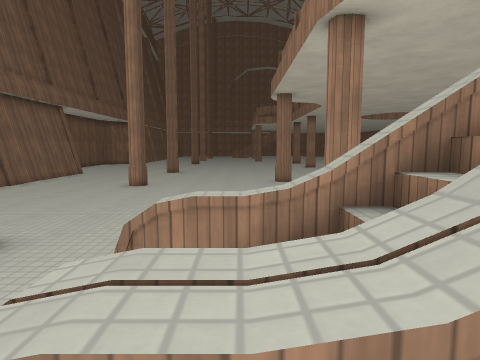
[1] (above)

24 first-person views from a walk through a 3-D level made in the Godot game engine. The camera is 1.4 m above the floor, tilts 6° down and sees 75° across. The floor is counted in squares, 1 m on a side. Each view is taken from the middle of a square. On the plan, view 1 faces up. The plan holds only what a view shows up to about 14 squares ahead; the rest is blank. The place goes on beyond the plan. Surface patterns are stand-ins for the level's own textures.

[2]
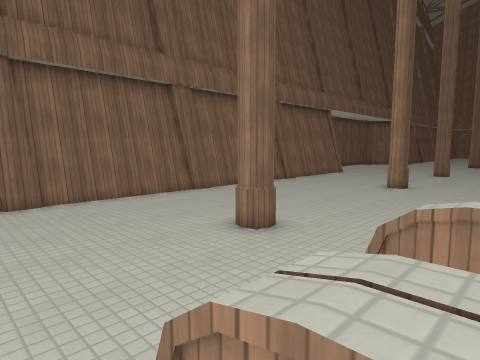

[3]
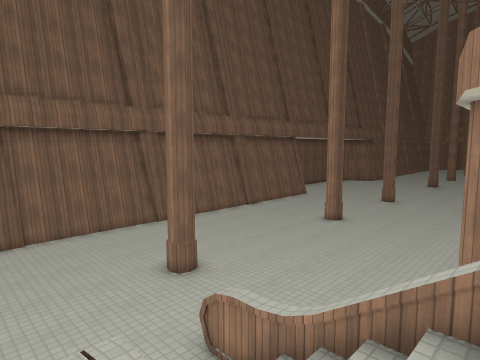

[4]
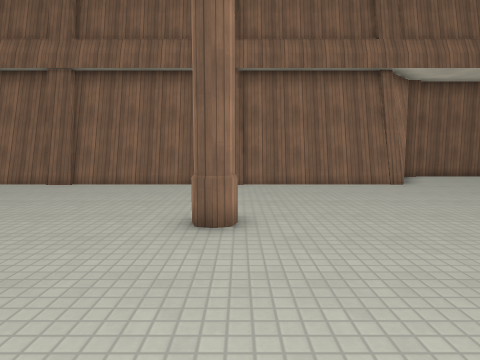

[5]
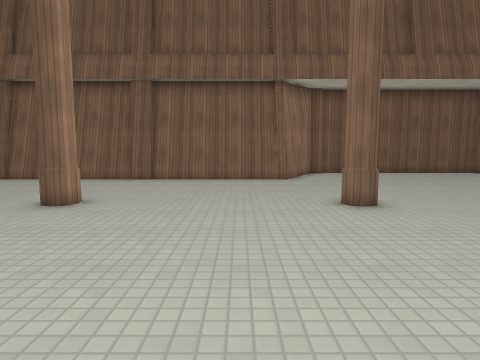

[6]
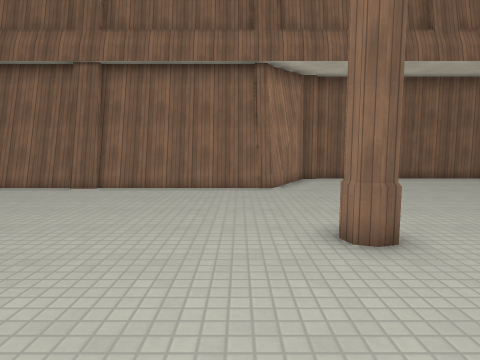

[7]
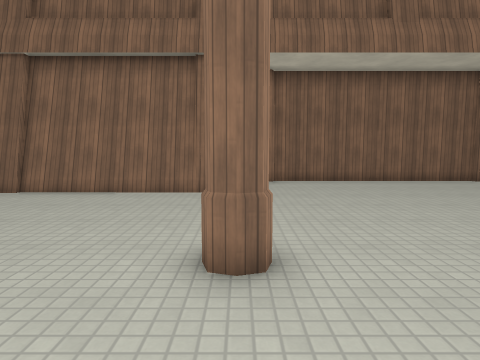

[8]
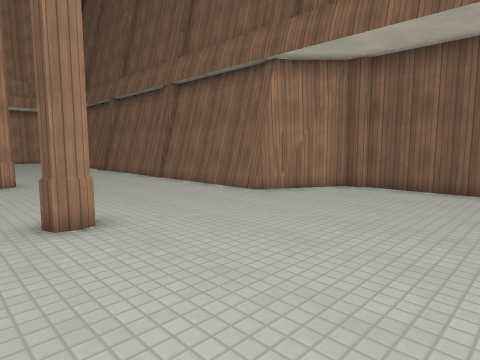

[9]
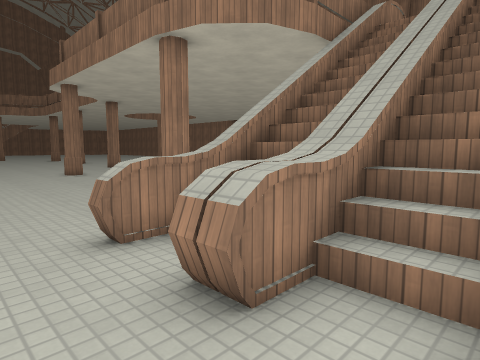

[10]
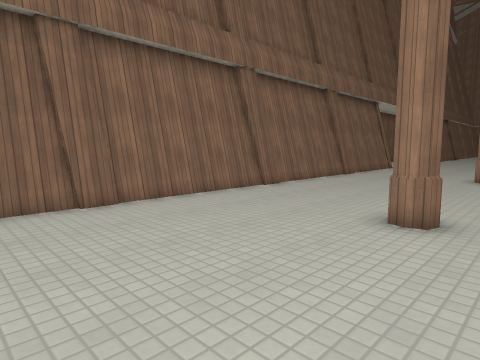

[11]
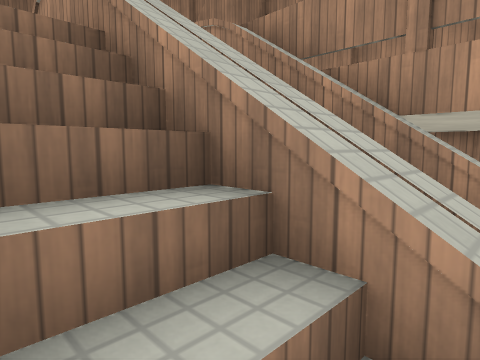

[12]
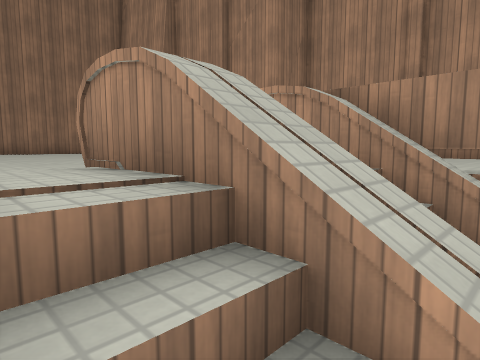

[13]
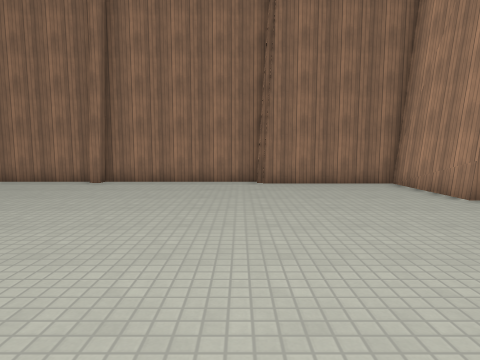

[14]
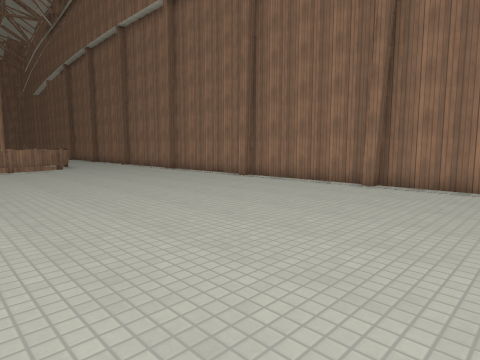

[15]
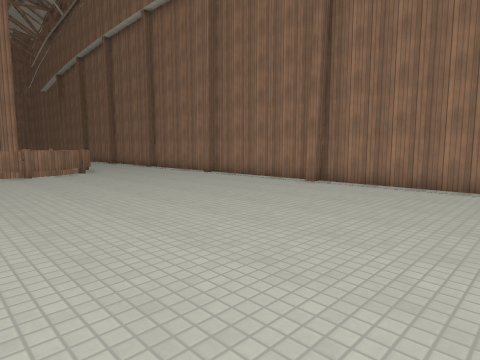

[16]
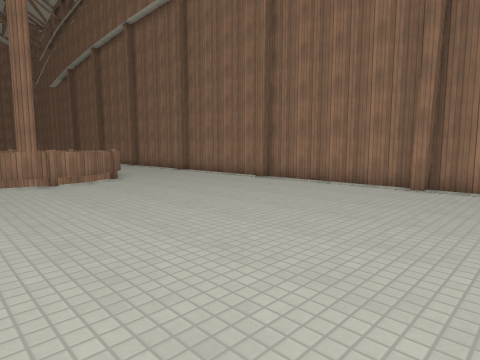

[17]
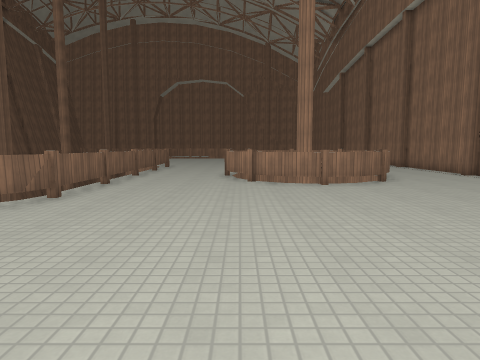

[18]
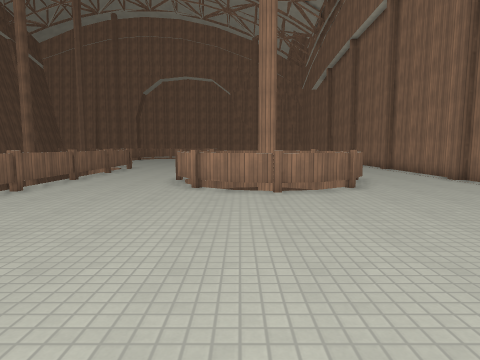

[19]
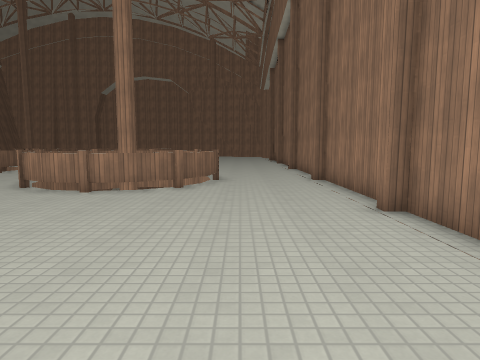

[20]
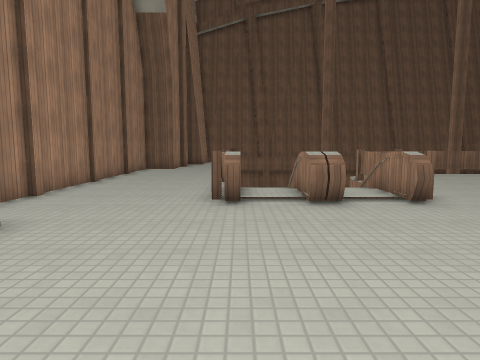

[21]
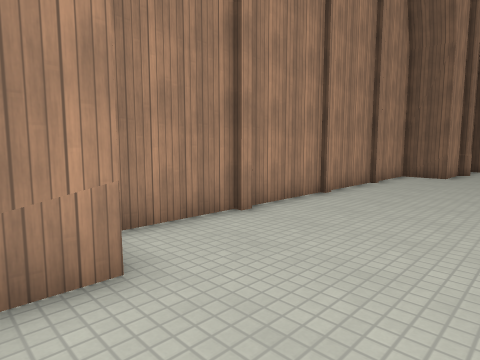

[22]
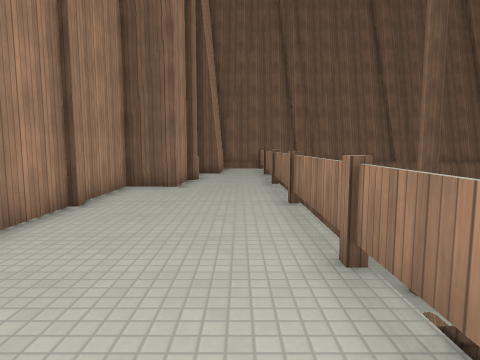

[23]
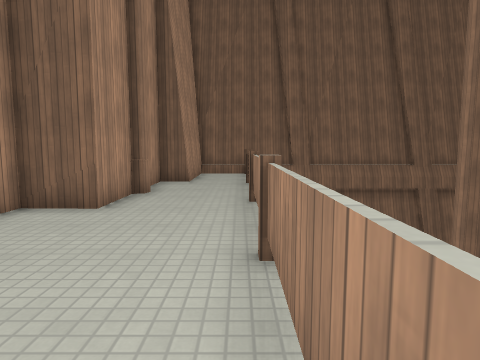

[24]
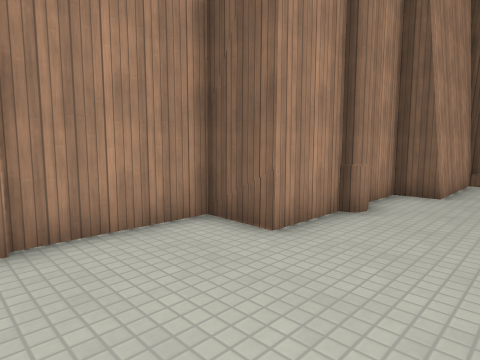

### Floor plan
Key: @ floor where view 1 was taken; # wall or solid block; . main floor; : floor 0.25 m higher than the main floor; - floor 5 m lower than the main floor; / step, stairs or slope; = window, fence, low wall or low ledge; ^ raised ledge; v drop or lower ground; O other object.
Columns run from 14 left of view 1 to 23 right of it. Each row starts with its distance up from view 1.
 28 #--------- -        =....v   v   ....#
 27 #----------         =...=v  vv  =....#
 26 #-----------        .....=     v.....#
 25 #-----------        /....=v   v=.....#
 24 #-----------        /......====......#
 23 #------------       /................#
 22 ###------#-----     .................#
 21   ##------------    =................#
 20    #------------    =................#
 19    #------------ -  .................#
 18    #------------    .................#
 17    #------------     ................#
 16    #-----------       ...............#
 15    #------------      ...............#
 14    #------------       ..............#
 13    #-------------        ............#
 12    #-------------        ............#
 11    #------------         ............#
 10    #------------         ............#
  9    #-----------   ..     ............#
  8    #-----------   ....    ...........#
  7    #-----------    ....  ............#
  6    #----------       ... ............#
  5    #-----#----        ...............#
  4    #--------------////--=............#
  3    #---------=////////::=............#
  2    #----------////////::.............#
  1    #---------^^^^^^^^^^^^...........##
  0    #----------@////// ::............#
 -1        --- -  //=====O#==...........#
 -2      ...............====............#
 -3      ...............................#
 -4   #####....................... ..####
 -5       #..#.................v#   ##
 -6       ######v..............##
 -7            #################

Positions as (right, up) in squares from view 1, and headings:
1: (0, 0), facing up
2: (0, 0), facing up-left
3: (3, 0), facing up-left
4: (1, 15), facing left
5: (3, 19), facing left
6: (0, 20), facing left
7: (-1, 22), facing left
8: (-3, 28), facing down-left
9: (-3, -1), facing up-right
10: (-3, -1), facing up-left
11: (4, 3), facing down-right
12: (6, 3), facing down-right
13: (10, 2), facing right
14: (11, 3), facing up-right
15: (11, 7), facing up-right
16: (11, 11), facing up-right
17: (11, 12), facing up
18: (13, 14), facing up
19: (19, 14), facing up
20: (18, -1), facing left
21: (14, -2), facing down-left
22: (9, -3), facing left
23: (5, -2), facing left
24: (2, -2), facing down-left
